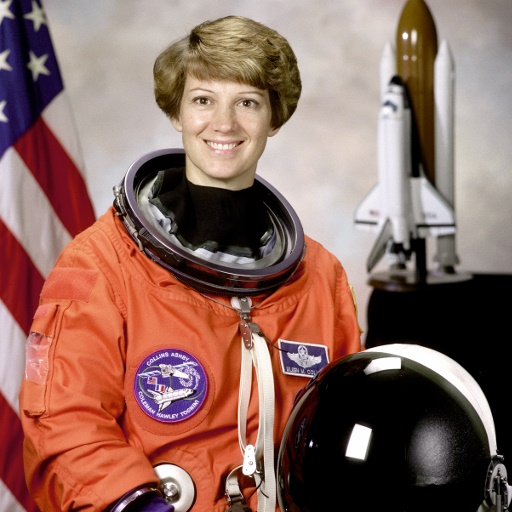
#> input picture Days/Computer Vision/images/image.jpg, 512 x 512 px
$ jupyter execute '9. Contour Detection and the watershed Algorithm.ipynb'   (older library calls are emulated)
#> lines starting #> are read from the running program, lines starting #| are printed output that depends on the picture; after the words box and inside, x2 and y2 are one past the last pixel; in counts of white or black regions, pixels touching at a corner belong together
## Contours

[cell 1]
# Import necessary libraries
from PIL import Image
from skimage import measure
from skimage.io import imread
from skimage.color import rgb2gray
from skimage.filters import sobel
import matplotlib.pyplot as plt

[cell 2]
# For original image
img = Image.open("images/image.jpg")
#> img is the input picture: PIL image 512x512 RGB; mean R, G, B 141.6, 105.8, 96.5
img.show()

[cell 3]
#Read an image
img = imread('images/image.jpg')

#Convert the image to grayscale
img_gray = rgb2gray(img)
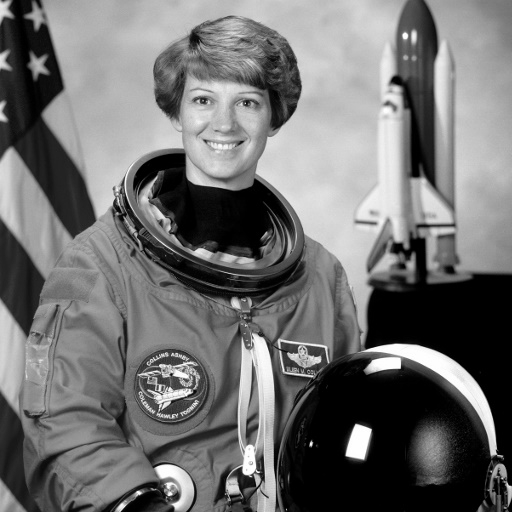
#> img_gray: shape (512, 512) float64; min 0, max 1, mean 0.442

[cell 4]
#Find edges in the image
img_edges = sobel(img_gray)
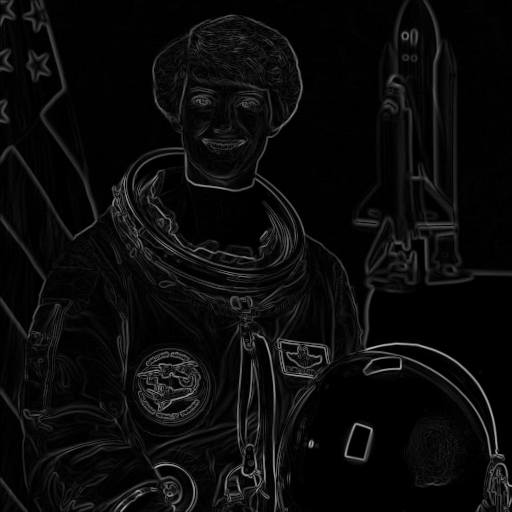
#> img_edges: shape (512, 512) float64; min 0, max 0.712, mean 0.0434

#Find contours in the image
contours = measure.find_contours(img_edges, 0.2)
#> contours = 857 point arrays, longest 647 points

[cell 5]
# Display the image and plot all contours found
fig, ax = plt.subplots()
ax.imshow(img_edges, interpolation='nearest', cmap=plt.cm.gray)

for n, contour in enumerate(contours):
    ax.plot(contour[:, 1], contour[:, 0], linewidth=2)

ax.axis('image')
ax.set_xticks([])
ax.set_yticks([])
plt.savefig("Saved_images/Contour.jpg")
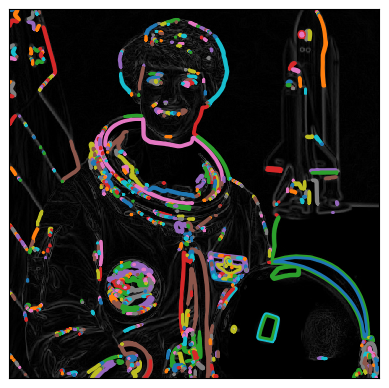
#> figure drawn by matplotlib, 1 panel
plt.show()

# Watershed

[cell 6]
# Import necessary libraries
from scipy import ndimage as ndi
import matplotlib.pyplot as plt

from skimage.morphology import watershed, disk
from skimage import data
from skimage.io import imread
from skimage.filters import rank
from skimage.color import rgb2gray
from skimage.util import img_as_ubyte

[cell 7]
# Load image and convert it into gray
img = data.astronaut()
img_gray = rgb2gray(img)

# convert images as byte
image = img_as_ubyte(img_gray)
image

[cell 8]
#Calculate the local gradients of the image
#and only select the points that have a
#gradient value of less than 20
markers = rank.gradient(image, disk(5)) < 20
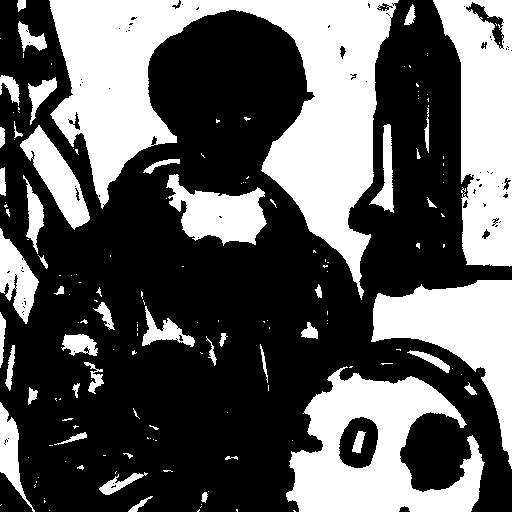
#> markers: shape (512, 512) bool; 36.8% white; 161 white regions (112 under 20 px), largest, box (x1, y1, x2, y2) and area: (49, 0, 399, 300) 38347, (286, 366, 485, 512) 15860, (433, 0, 512, 267) 13500
markers = ndi.label(markers)[0]
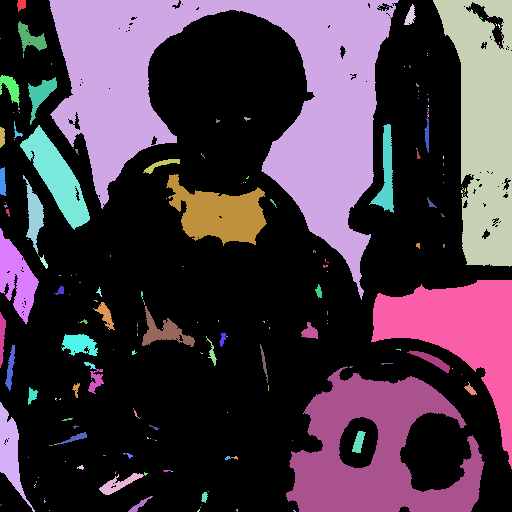
#> markers: shape (512, 512) int32; 236 distinct labels, from 0 to 235; one colour per label, 0 black

gradient = rank.gradient(image, disk(2))
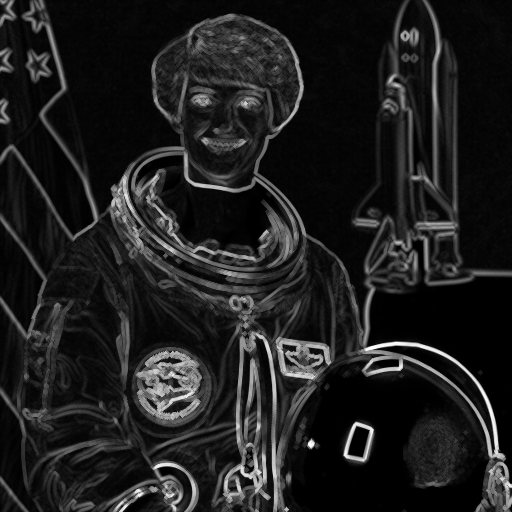
#> gradient: shape (512, 512); min 0, max 255, mean 30.5

[cell 9]
#Watershed Algorithm
labels = watershed(gradient, markers)
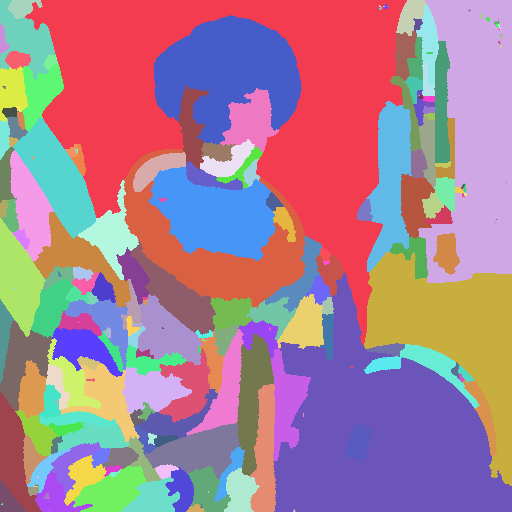
#> labels: shape (512, 512) int32; 235 distinct labels, from 1 to 235; one colour per label, 0 black

fig, axes = plt.subplots(nrows=2, ncols=2, figsize=(8, 8), sharex=True, sharey=True, subplot_kw={'adjustable':'box-forced'})
ax = axes.ravel()

ax[0].imshow(image, cmap=plt.cm.gray, interpolation='nearest')
ax[0].set_title("Original")

ax[1].imshow(gradient, cmap=plt.cm.spectral, interpolation='nearest')
ax[1].set_title("Local Gradient")

ax[2].imshow(markers, cmap=plt.cm.spectral, interpolation='nearest')
ax[2].set_title("Markers")

ax[3].imshow(image, cmap=plt.cm.gray, interpolation='nearest')
ax[3].imshow(labels, cmap=plt.cm.spectral, interpolation='nearest', alpha=.7)
ax[3].set_title("Segmented")

for a in ax:
    a.axis('off')

fig.tight_layout()
plt.savefig("Saved_images/Watershed.jpg")
plt.show()

$ run again, with Days/Computer Vision/images/goldengate1.png saved as Days/Computer Vision/images/image.jpg
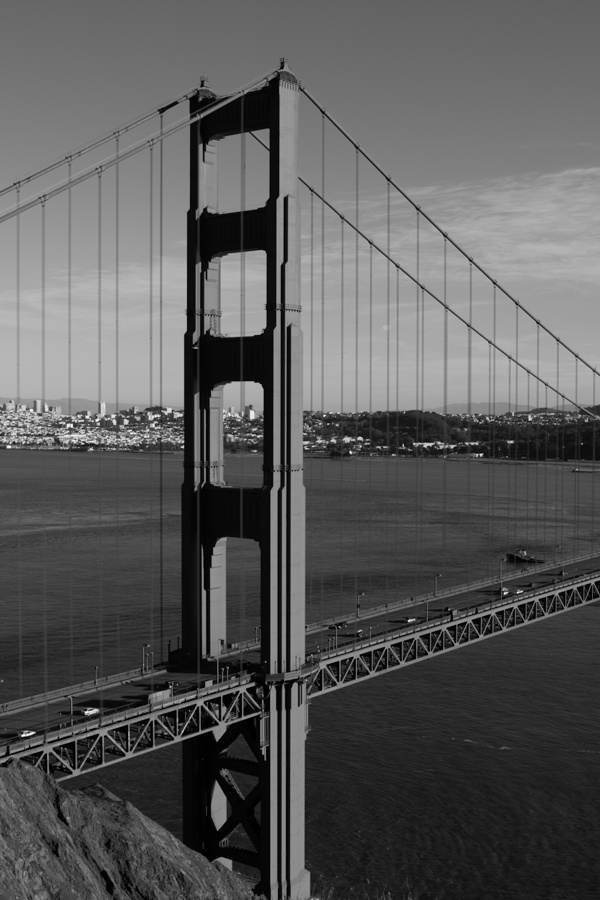
#> input picture Days/Computer Vision/images/goldengate1.png, 600 x 900 px
#> img is the input picture: PIL image 600x900 L; min 0, max 255, mean 89.9
#> `img_edges = sobel(img_gray)`:
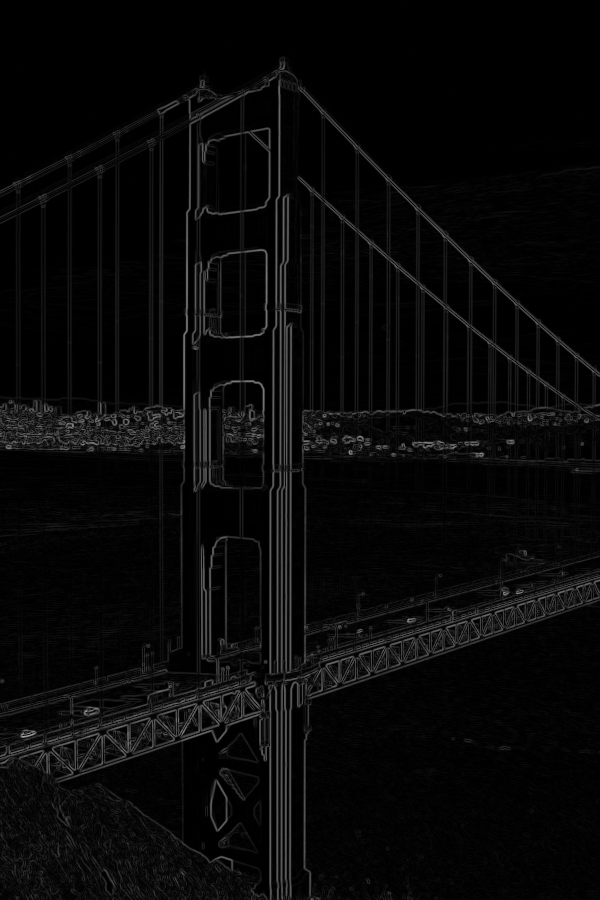
#> img_edges: shape (900, 600) float64; min 0, max 0.677, mean 0.0355
#> contours = 2069 point arrays, longest 1073 points
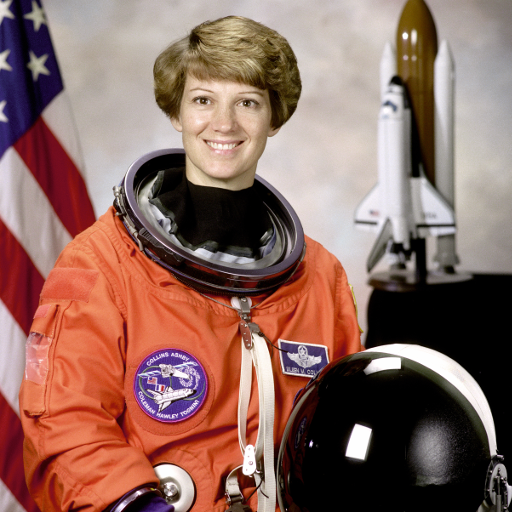
#> input picture skimage.data.astronaut(), 512 x 512 px
#> img is the input picture: shape (512, 512, 3); mean R, G, B 141.6, 105.8, 96.5
#> labels: shape (512, 512) int32; 235 distinct labels, from 1 to 235

$ run again, with Days/Computer Vision/images/goldengate2.png saved as Days/Computer Vision/images/image.jpg
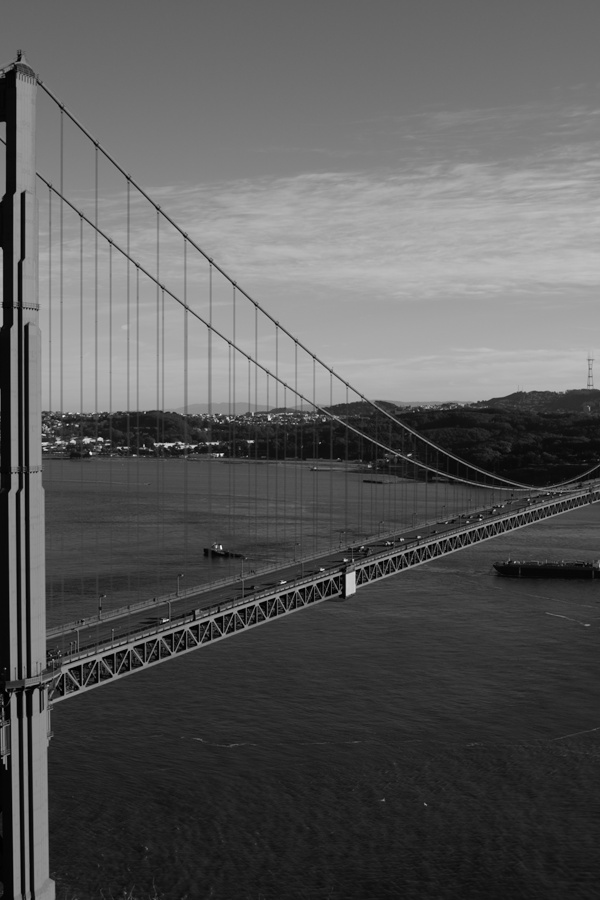
#> input picture Days/Computer Vision/images/goldengate2.png, 600 x 900 px
#> img is the input picture: PIL image 600x900 L; min 0, max 246, mean 90
#> `img_edges = sobel(img_gray)`:
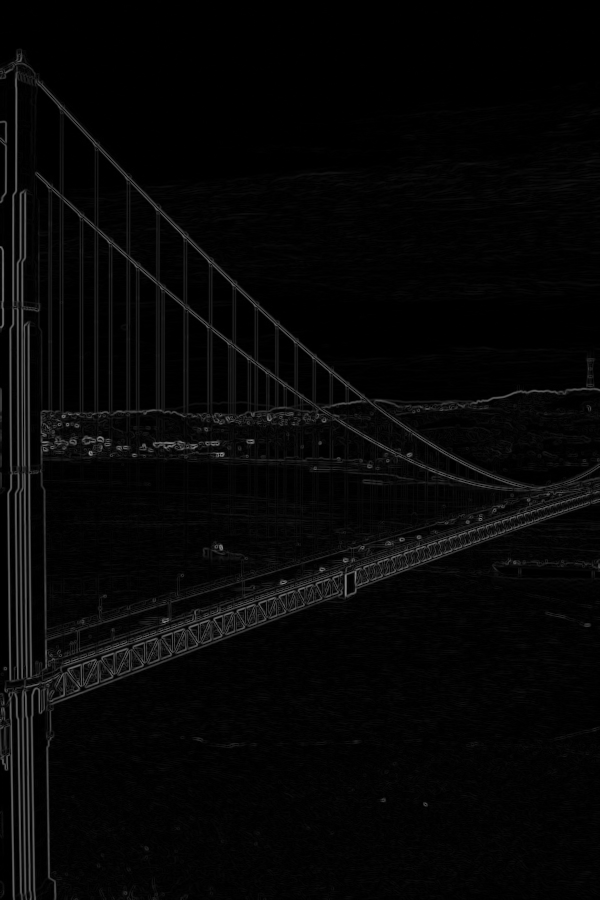
#> img_edges: shape (900, 600) float64; min 0, max 0.565, mean 0.0263
#> contours = 1820 point arrays, longest 1105 points
#> the loop `for n, contour in enumerate(contours):` made 1820 passes
#> contour on pass 15: [[77.06, 0], [78, 0.595], [78.13, 0]]
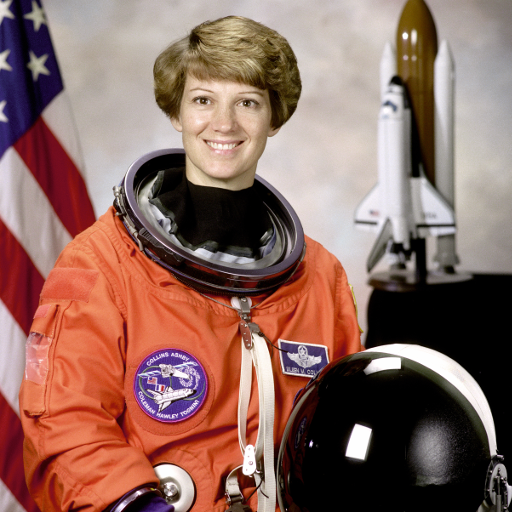
#> input picture skimage.data.astronaut(), 512 x 512 px
#> img is the input picture: shape (512, 512, 3); mean R, G, B 141.6, 105.8, 96.5
#> labels: shape (512, 512) int32; 235 distinct labels, from 1 to 235
